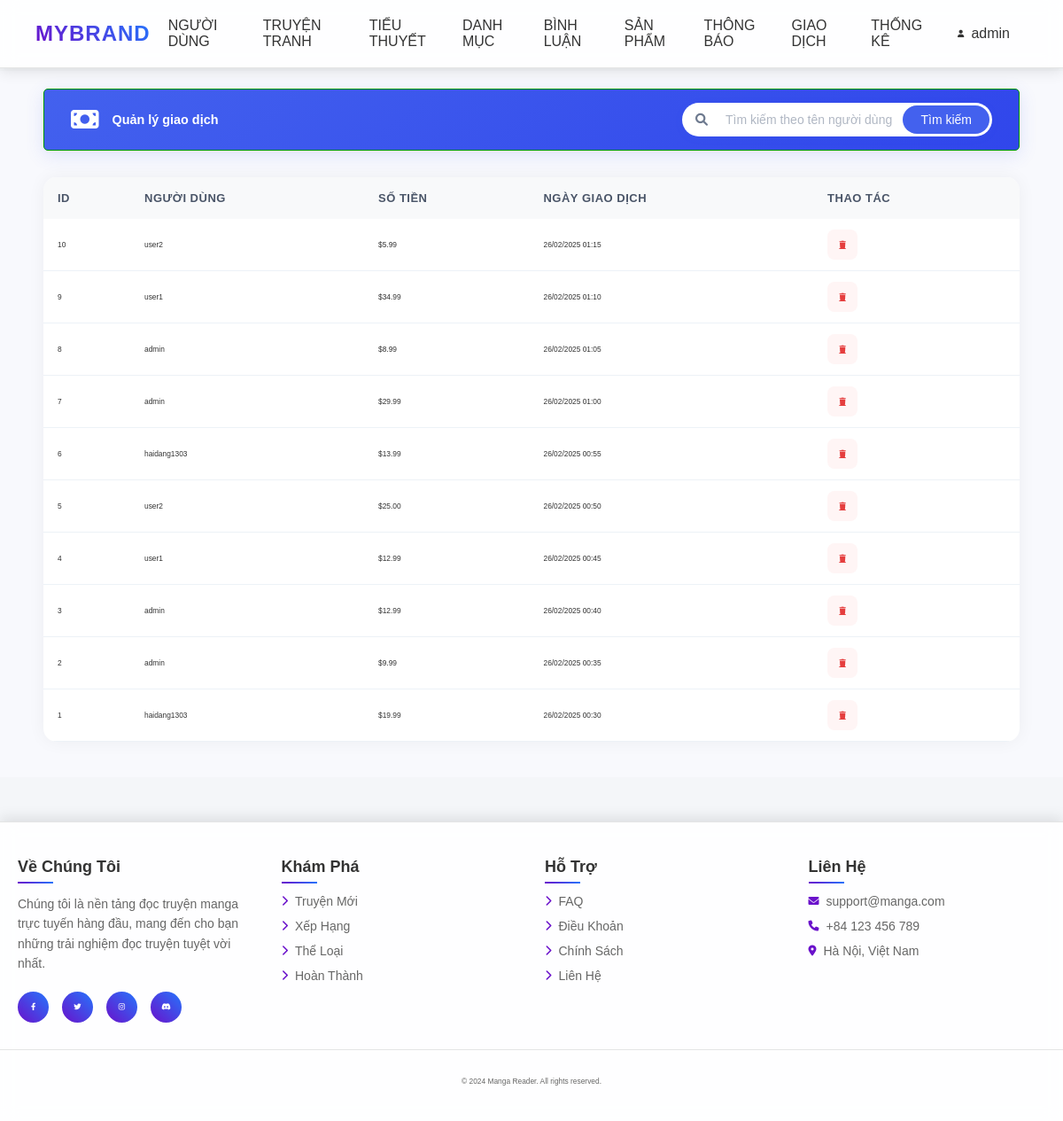
The app's page /app/admin/index.php?act=list_payments (signed in) with its own data.
### tables this page shows
CREATE TABLE `payments` (
  `payment_id` int(11) NOT NULL,
  `user_id` int(11) NOT NULL,
  `amount` decimal(10,2) NOT NULL,
  `payment_date` timestamp NOT NULL DEFAULT current_timestamp()
);

CREATE TABLE `users` (
  `user_id` int(11) NOT NULL,
  `user_email` varchar(255) NOT NULL,
  `password` varchar(255) NOT NULL,
  `username` varchar(100) NOT NULL,
  `role` enum('admin','user') DEFAULT 'user',
  `created_at` timestamp NOT NULL DEFAULT current_timestamp()
);

### app/models/pdo.php (called while the page is built, shortened)
<?php
function pdo_get_connection(){
    $dburl = "mysql:host=localhost;dbname=comic;charset=utf8mb4";
    $username = 'root';
    $password = '';
    $conn = new PDO($dburl, $username, $password);
    $conn->setAttribute(PDO::ATTR_ERRMODE, PDO::ERRMODE_EXCEPTION);
    return $conn;
}
function pdo_query($sql){
    $sql_args = array_slice(func_get_args(), 1);
    try{
        $conn = pdo_get_connection();
        $stmt = $conn->prepare($sql);
        $stmt->execute($sql_args);
        $rows = $stmt->fetchAll();
        return $rows;
    }
    catch(PDOException $e){
        throw $e;
    }
    finally{
        unset($conn);
    }
}

### app/admin/model/PaymentsModel.php (called while the page is built, shortened)
<?php
function loadall_payments($keyword = '') {
    $sql = "SELECT p.*, u.username
            FROM payments p
            INNER JOIN users u ON p.user_id = u.user_id";
    $sql .= " ORDER BY p.payment_date DESC";
    return pdo_query($sql);
}

### app/admin/view/payments/list.php (the view, shortened to what this page needs)
<!DOCTYPE html>
<html lang="vi">
<head>
    <link rel="stylesheet" href="public/css/admin.css">
    <link rel="stylesheet" href="public/css/index.css">
    <link rel="stylesheet" href="https://cdnjs.cloudflare.com/ajax/libs/font-awesome/6.0.0/css/all.min.css">
</head>
<body>
    <div class="main-content">
        <div class="header">
            <div class="header-title">
                <h1><i class="fas fa-money-bill"></i> Quản lý giao dịch</h1>
            </div>
            <div class="search-box">
                <form action="index.php?act=list_payments" method="POST">
                    <div class="search-wrapper">
                        <i class="fas fa-search search-icon"></i>
                        <input type="text" name="keyword"
                               placeholder="Tìm kiếm theo tên người dùng..."
                               value="<?= isset($_POST['keyword']) ? htmlspecialchars($_POST['keyword']) : '' ?>">
                        <button type="submit" name="timkiem">Tìm kiếm</button>
                    </div>
                </form>
            </div>
        </div>
        <div class="content">
            <div class="users-table">
                <table>
                    <thead>
                        <tr>
                            <th>ID</th>
                            <th>Người dùng</th>
                            <th>Số tiền</th>
                            <th>Ngày giao dịch</th>
                            <th>Thao tác</th>
                        </tr>
                    </thead>
                    <tbody>
                        <?php foreach ($listpayments as $payment): ?>
                            <tr>
                                <td><?= htmlspecialchars($payment['payment_id']) ?></td>
                                <td><?= htmlspecialchars($payment['username']) ?></td>
                                <td>$<?= number_format($payment['amount'], 2) ?></td>
                                <td><?= date('d/m/Y H:i', strtotime($payment['payment_date'])) ?></td>
                                <td class="actions">
                                    <a href="index.php?act=xoa_payment&payment_id=<?= $payment['payment_id'] ?>"
                                       class="delete-btn"
                                       onclick="return confirm('Bạn có chắc muốn xóa giao dịch này?')"
                                       title="Xóa">
                                        <i class="fas fa-trash"></i>
                                    </a>
                                </td>
                            </tr>
                        <?php endforeach; ?>
                    </tbody>
                </table>
            </div>
        </div>
    </div>
</body>
</html>

### public/css/admin.css (style rules this page uses)
:root { --primary: #4361ee; --primary-dark: #3046eb; --primary-light: #eef2ff; --secondary: #2b3ff7; --text-dark: #1e2532; --text-light: #6e7a8f; --white: #ffffff; --bg-light: #f8f9fd; }
* { margin: 0; padding: 0; box-sizing: border-box; }
body { font-family: 'Segoe UI', Tahoma, Geneva, Verdana, sans-serif; background: #f4f6f9; color: #333; }
.main-content { padding: 20px; margin: 80px auto 0; width: 100%; position: relative; min-height: calc(100vh - 80px); background: var(--bg-light); }
.content { width: 95%; margin: 0 auto; }
.header { display: flex; justify-content: space-between; align-items: center; margin: 0 auto 30px; background: linear-gradient(145deg, var(--primary), var(--primary-dark)); padding: 0px 10px; border-radius: 20px; box-shadow: 0 5px 20px rgba(67, 97, 238, 0.15); width: 95%; }
.header-title { flex: 1; }
.header-title h1 { color: var(--white); font-size: 26px; font-weight: 600; display: flex; align-items: center; gap: 15px; }
.header-title h1 i { color: var(--white); font-size: 28px; }
.search-box { margin-left: auto; padding-right: 20px; }
.search-wrapper { position: relative; display: flex; align-items: center; background: var(--white); border-radius: 30px; padding: 3px 3px 3px 15px; transition: all 0.3s ease; box-shadow: 0 2px 10px rgba(67, 97, 238, 0.08); width: 350px; }
.search-icon { color: var(--text-light); font-size: 14px; margin-right: 8px; }
.search-wrapper input[type="text"] { flex: 1; padding: 8px 12px; border: none; background: transparent; font-size: 14px; color: var(--text-dark); width: 100%; }
.search-wrapper input[type="text"]::placeholder { color: #b0b7c3; font-size: 14px; }
.search-wrapper button { background: var(--primary); color: var(--white); border: none; padding: 8px 20px; border-radius: 30px; font-size: 14px; font-weight: 500; cursor: pointer; transition: all 0.3s ease; }
.users-table { background: #ffffff; border-radius: 15px; box-shadow: 0 0 20px rgba(0, 0, 0, 0.05); overflow: hidden; margin: 20px 0; }
.users-table table { width: 100%; border-collapse: separate; border-spacing: 0; }
.users-table thead tr { background: #f8f9fa; border-bottom: 2px solid #edf2f7; }
.users-table th { padding: 16px; font-size: 13px; font-weight: 600; color: #4a5568; text-transform: uppercase; letter-spacing: 0.5px; text-align: left; }
.users-table td { padding: 16px; vertical-align: middle; border-bottom: 1px solid #edf2f7; }
.edit-btn, .delete-btn { width: 34px; height: 34px; display: inline-flex; align-items: center; justify-content: center; border-radius: 8px; transition: all 0.2s ease; }
.delete-btn { background: #fff5f5; color: #e53e3e; }
* { box-sizing: border-box; font-family: sans-serif; font-size: 0.7vw ; }
.header { background-color: #1a8b93 ; border: 1px #090 solid; font-size: 1vw; color: blue; border-radius: 5px; }
.header h1 { margin: 20px; font-size: 1.2vw; }
.users-table th:last-child, .users-table td:last-child { width: auto; white-space: normal; overflow: visible; text-overflow: clip; padding: 12px 20px; }

### public/css/home.css (style rules this page uses)
* { margin: 0; padding: 0; box-sizing: border-box; }
body { font-family: "Poppins", sans-serif; background: #f0f4f8; color: #333; overflow-x: hidden; }

### records on screen
payments: payment_id "10", user.username "user2", amount "5.99", payment_date "26/02/2025 01:15"
payments: payment_id "9", user.username "user1", amount "34.99", payment_date "26/02/2025 01:10"
payments: payment_id "8", user.username "admin", amount "8.99", payment_date "26/02/2025 01:05"
payments: payment_id "7", user.username "admin", amount "29.99", payment_date "26/02/2025 01:00"
payments: payment_id "6", user.username "haidang1303", amount "13.99", payment_date "26/02/2025 00:55"
payments: payment_id "5", user.username "user2", amount "25.00", payment_date "26/02/2025 00:50"
payments: payment_id "4", user.username "user1", amount "12.99", payment_date "26/02/2025 00:45"
payments: payment_id "3", user.username "admin", amount "12.99", payment_date "26/02/2025 00:40"
payments: payment_id "2", user.username "admin", amount "9.99", payment_date "26/02/2025 00:35"
payments: payment_id "1", user.username "haidang1303", amount "19.99", payment_date "26/02/2025 00:30"

### other values on screen
$user['username'] "admin"
